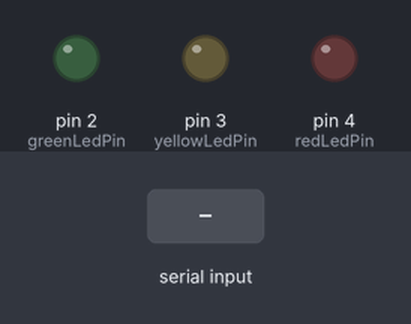
Simulated run of this sketch. Board: Arduino Uno, built with avr-gcc and run on an emulated ATmega328P. On the bench: output pins drawn as LEDs (lit = HIGH). The inputs (shaded band) are chosen by the test bench.

Above: at 1.2 s.
1.3 s: "g" received over Serial
At 2.4 s:
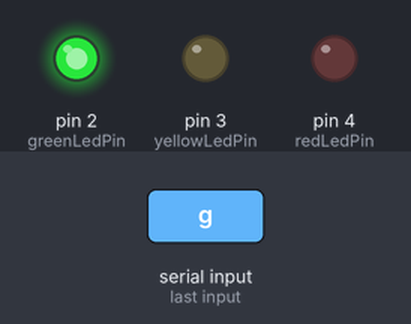
2.8 s: "y" received over Serial
At 3.6 s:
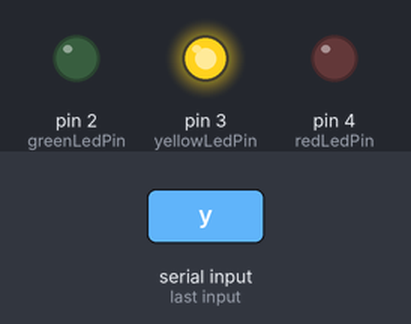
4.3 s: "r" received over Serial
At 4.7 s:
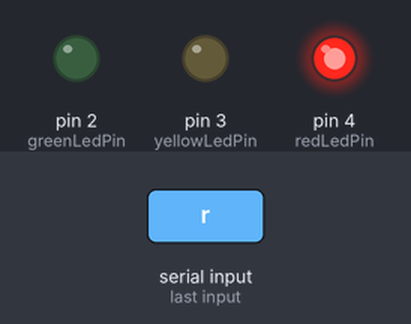
5.8 s: "b" received over Serial
At 6.2 s:
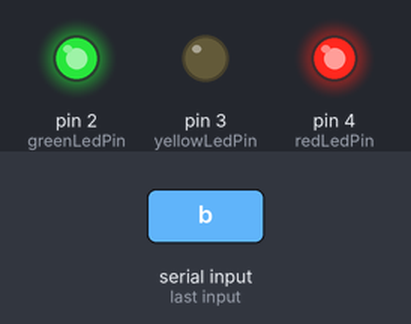
7.8 s: "1" received over Serial
At 8.6 s:
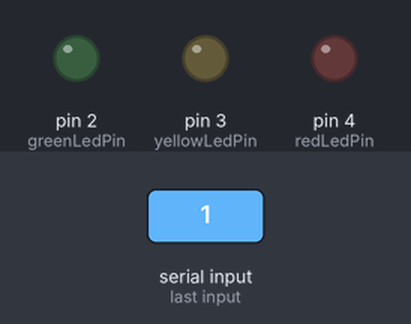
Timing chart, 0 to 10.3 s (numbered marks = the images above; inputs shaded):
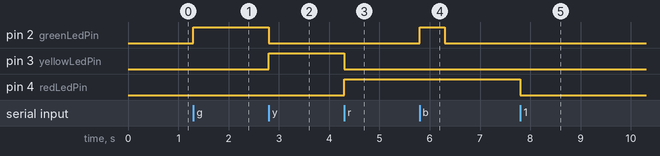

Measured:
- after the input at 1.3 s, pin 2 (greenLedPin): LOW → HIGH at once
- after the input at 2.8 s, pin 2 (greenLedPin): HIGH → LOW at once; pin 3 (yellowLedPin): LOW → HIGH at once
- after the input at 4.3 s, pin 3 (yellowLedPin): HIGH → LOW at once; pin 4 (redLedPin): LOW → HIGH at once
- after the input at 5.8 s, pin 2 (greenLedPin): LOW → HIGH at once, → LOW 0.50 s later
- after the input at 7.8 s, pin 4 (redLedPin): HIGH → LOW at once

The sketch:

iot_practical7.ino
```cpp
/*

7. Create a program so that when the user enters ‘b’ the green light blinks, ‘g’ the green
light is illuminated ‘y’ the yellow light is illuminated and ‘r’ the red light is illuminated

*/

// Define the pin numbers for the LEDs
const int greenLedPin = 2;
const int yellowLedPin = 3;
const int redLedPin = 4;

void setup() {
  // Initialize the LED pins as outputs
  pinMode(greenLedPin, OUTPUT);
  pinMode(yellowLedPin, OUTPUT);
  pinMode(redLedPin, OUTPUT);

  // Start serial communication at 9600 baud rate
  Serial.begin(9600);
}

void loop() {
  if (Serial.available() > 0) {
    char input = Serial.read(); // Read the incoming character from serial

    // Check the input character and control the LEDs accordingly
    switch (input) {
      case 'g':
        digitalWrite(greenLedPin, HIGH);
        digitalWrite(yellowLedPin, LOW);
        digitalWrite(redLedPin, LOW);
        break;
      case 'y':
        digitalWrite(greenLedPin, LOW);
        digitalWrite(yellowLedPin, HIGH);
        digitalWrite(redLedPin, LOW);
        break;
      case 'r':
        digitalWrite(greenLedPin, LOW);
        digitalWrite(yellowLedPin, LOW);
        digitalWrite(redLedPin, HIGH);
        break;
      case 'b':
        // Blink the green LED
        digitalWrite(greenLedPin, HIGH);
        delay(500); // On for 500 milliseconds
        digitalWrite(greenLedPin, LOW);
        delay(500); // Off for 500 milliseconds
        break;
      default:
        // Turn off all LEDs if the input is not recognized
        digitalWrite(greenLedPin, LOW);
        digitalWrite(yellowLedPin, LOW);
        digitalWrite(redLedPin, LOW);
        break;
    }
  }
}
```
